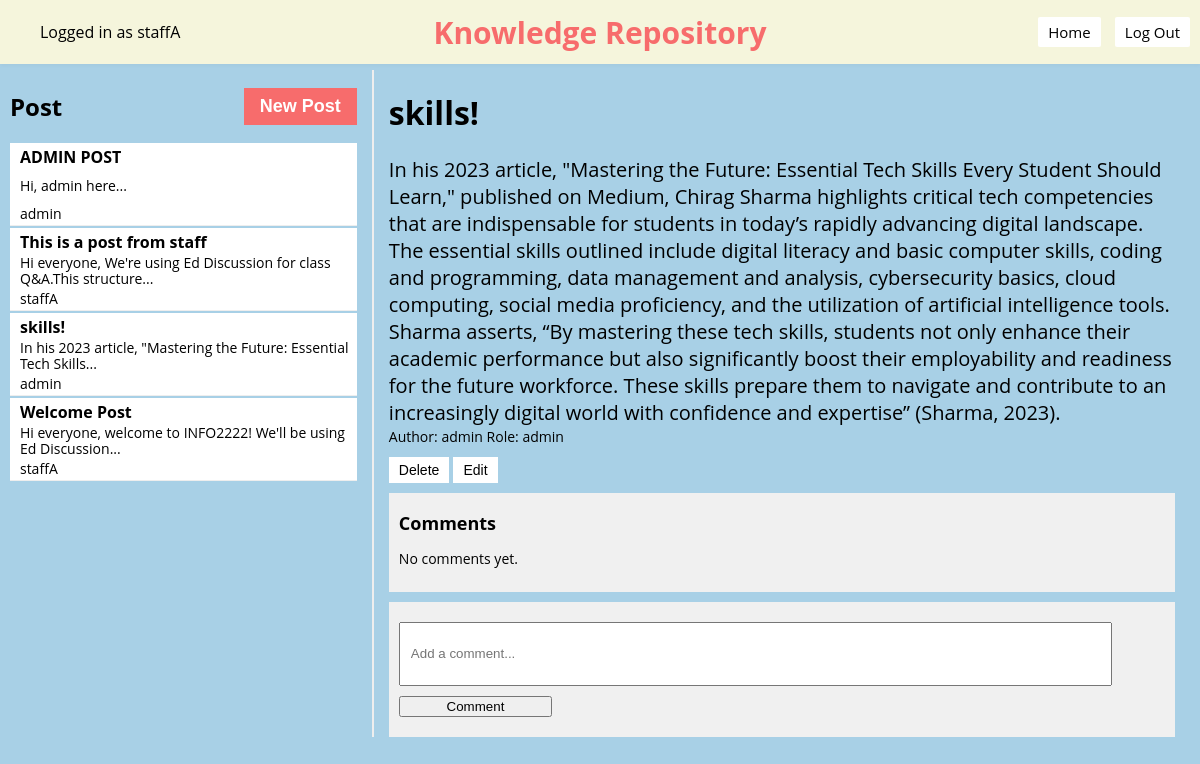
/knowledge-repository/5 (signed in), run on the app's committed database.
### models.py (models this page shows)
class Base(DeclarativeBase):
    pass

class Article(Base):
    __tablename__ = "article"
    id: Mapped[int] = mapped_column(Integer, primary_key=True)
    title: Mapped[str] = mapped_column(String(100), nullable=False)
    content: Mapped[str] = mapped_column(Text, nullable=False)
    author_id: Mapped[int] = mapped_column(Integer, ForeignKey('user.username'), nullable=False)
    comments = relationship('Comment', backref='article', lazy='dynamic')
    user = relationship("User", foreign_keys=[author_id])

### app.py (the view)
@app.route("/knowledge-repository", defaults={'article_id': None})
@app.route("/knowledge-repository/<int:article_id>")
def knowledge_repository(article_id):
    username = session.get("username")
    if username is None:
        return redirect(url_for('login'))  # Redirect to login page
    articles = db.get_all_articles()
    selected_article = db.get_article(article_id) if article_id else None
    user = db.get_user(username)
    user_role = user.role.name if hasattr(user.role, 'name') else str(user.role)
    if selected_article:
        comments = db.get_comments(selected_article.id)
    else:
        comments = []
    if selected_article != None:
        author_role = db.get_user_role(selected_article.author_id)
    else:
        author_role = "student"
    return render_template('knowledge_repository.jinja', username=username, articles=articles, selected_article=selected_article, author_role=author_role, user_role=user_role, comments=comments)

### app.py (called while the page is built)
def csp_policy_string(policy_dict):
    return "; ".join([f"{key} {' '.join(val) if isinstance(val, list) else val}" for key, val in policy_dict.items()])

@app.after_request
def apply_csp(response):
    policy = {
    "default-src": "'self'",
    "script-src": [
        "'self'",
        "https://cdnjs.cloudflare.com",  # Allow scripts from CDN for Crypto-JS
        "https://cdn.jsdelivr.net",
        "'unsafe-inline'"
    ],
    "style-src": "'self' 'unsafe-inline'",  # Allows inline styles;
    "img-src": "'self'",
    "connect-src": "'self'",  # Restricts the URLs which can be loaded using script interfaces
    "font-src": "'self'",  # Fonts loading
    "object-src": "'none'",  # Prevents object, embed, and applet elements from rendering
    "frame-ancestors": "'none'"  # Protects against clickjacking
}
    response.headers['Content-Security-Policy'] = csp_policy_string(policy)
    return response

### db.py (called while the page is built)
def get_user(username: str):
    with Session(engine) as session:
        return session.get(User, username)

def get_all_articles():
    with Session(engine) as session:
        articles = session.query(Article).all()
        return articles

def get_article(article_id):
    with Session(engine) as session:
        return session.query(Article).filter(Article.id == article_id).first()

def get_comments(article_id):
    with Session(engine) as session:
        return session.query(Comment).filter(Comment.article_id == article_id).all()

def get_user_role(username):
    with Session(engine) as session:
        user = session.query(User).filter(User.username == username).first()
        if user:
            return user.role.value
        else:
            return None  # Return None if the user is not found

### templates/knowledge_repository.jinja (shortened to what this page needs)
{% extends 'base.jinja' %}
{% block content %}
<nav style="padding: 2px 0; overflow: auto;">
    <div style="float: left;">
        <ul>
            <li class="username" style="display: inline-block;">Logged in as {{ username }}</li>
        </ul>
    </div>
        <div style="text-align: center; position: absolute; left: 50%; transform: translateX(-50%);">
        <h1 style="margin: 0; font-size: 30px; color: #F76C6c; ">Knowledge Repository</h1>
    </div>
    <div style="float: right;">
        <ul>
            <li style="display: inline-block;"><button onclick="location.href='{{ url_for('home') }}'">Home</button></li>
            <button onclick="confirmLogout()">Log Out</button>
        </ul>
    </div>
</nav>
<div class="container">
    <div class="sidebar">
        <div class="sidebar-header">
            <h2>Post</h2>
            <button class="new-article" id="newArticleBtn">New Post</button>
        </div>
        {% for article in articles %}
            <div class="article-preview" onclick="location.href='{{ url_for('knowledge_repository', article_id=article.id) }}'">
                <h3 id="sidebar-title-{{ article.id }}">{{ article.title }}</h3>
                <p id="sidebar-content-{{ article.id }}" style="font-size: 14px; color: black; margin: 1px 0;">{{ article.content.split()[:10]|join(' ') }}...</p>
                <p style="font-size: 14px; color: black;margin: 1px 0;">{{ article.author_id }}</p>
            </div>
        {% endfor %}
        </div>
        <div class="main-content">
            {% if selected_article %}
            <h1 id="article-title-{{ selected_article.id }}">{{ selected_article.title }}</h1>
            <p id="article-content-{{ selected_article.id }}" style="font-size: 20px; color: black; ; margin: 1px 0;">{{ selected_article.content }}</p>
            <p style="font-size: 14px; color:black ; ; margin: 1px 0;">Author: {{ selected_article.author_id }} Role: {{ author_role }}</p>
            {% if username == selected_article.author_id or user_role == 'ADMIN' or user_role == 'ACADEMIC' or user_role == 'ADMINISTRATIVE' %}
                <button class="button" onclick="deleteArticle({{ selected_article.id }}); event.stopPropagation();" style="vertical-align: top;">
                    Delete
                </button>
            {% endif %}
            {% if username == selected_article.author_id or user_role == 'ADMIN' or user_role == 'ACADEMIC' or user_role == 'ADMINISTRATIVE' %}
                <button class="button" id="edit-button-{{ selected_article.id }}" onclick="enableEditing({{ selected_article.id }})">Edit</button>
            {% endif %}
            <div class="comments">
            <h3>Comments</h3>
            {% for comment in comments %}
                <div class="comment">
                    <p>
                    <span class="comment-role">({{ comment.author_role.value }})</span>
                    <span class="comment-author">{{ comment.author_id }}:</span>
                    <span class="comment-content">{{ comment.content }}</span>
                    </p>
                    {% if user_role == 'ADMIN' or user_role == 'ACADEMIC' or user_role == 'ADMINISTRATIVE'%}
                        <button onclick="deleteComment({{ comment.id }})" class="button delete-button">Delete</button>
                    {% endif %}
                </div>
                {% else %}
                <p>No comments yet.</p>
                {% endfor %}
            </div>
            <div class="comments">
                <form id="comment-form" data-article-id="{{ selected_article.id }}">
                    <input type="text" name="content" placeholder="Add a comment..." required>
                    <button type="submit">Comment</button>
                </form>
            </div>
            {% endif %}
        </div>
    </div>
{% endblock %}

### templates/knowledge_repository.jinja (style rules this page uses)
html, body { margin: 0; padding: 0; width: 100%; height: 100%; display: flex; flex-direction: column; font-family: 'Open Sans', sans-serif; background-color: #A8D0E6; }
nav { position: absolute; width: 100%; height: 60px; background-color: beige; display: flex; justify-content: space-between; align-items: center; padding: 0 20px; box-shadow: 0 2px 4px rgba(0, 0, 0, 0.03); overflow: hidden; }
h2 { font-family: 'Open Sans', sans-serif; }
h3 { font-family: 'Open Sans', sans-serif; color: black; font-size: 18px; margin: 8px 0; }
p { font-family: 'Open Sans', sans-serif; color: black; font-size: 14px; }
.container { margin-top: 60px; display: flex; justify-content: space-between; padding: 10px; }
.sidebar { overflow: auto; width: 30%; border-right: 2px solid #eee; padding-right: 15px; }
.sidebar-header { display: flex; align-items: center; justify-content: space-between; }
.article-preview { cursor: pointer; padding: 1px; border-bottom: 1px solid #eee; height: 80px; display: flex; flex-direction: column; justify-content: space-between; overflow: hidden; background: #fff; margin-bottom: 2px; padding-left: 5px; }
.article-preview h3 { margin-top: 2px; font-size: 16px; overflow: hidden; text-overflow: ellipsis; margin-bottom: 0px; white-space: nowrap; padding-left: 5px; }
.article-preview p { margin-top: 0px; line-height: 1.2; font-size: 14px; cursor: pointer; border-bottom: 0px solid #eee; overflow: hidden; text-overflow: ellipsis; padding-left: 5px; padding-right: 5px; }
.main-content { width: 68%; padding-left: 15px; padding-right: 15px; }
.comments { margin-top: 10px; background-color: #f0f0f0; padding: 10px; overflow-y: auto; // Enable vertical scrolling }
nav button { font-family: 'Open Sans', sans-serif; padding: 5px 10px; background-color: white; color: black; border: none; border-radius: 2px; cursor: pointer; text-align: center; text-decoration: none; display: inline-block; margin-right: 10px; font-size: 15px; transition: background-color 0.3s, color 0.3s; }
.new-article { padding: 8px 16px; background-color: #F76C6c; color: white; border: none; cursor: pointer; font-size: 18px; font-weight: bold; transition: background-color 0.2s; }
form { width: 100%; display: flex; flex-direction: column; align-items: left; }
form input[type="text"] { margin-top: 10px; width: 90%; padding: 10px; height: 40px; }
form button { margin-top: 10px; margin-bottom: 10px; width: 20%; }
.button { margin-top: 10px; padding: 5px 10px; background-color: white; color: black; border: none; cursor: pointer; font-size: 14px; transition: background-color 0.3s, box-shadow 0.3s; }

### data on the page
Article: title "ADMIN POST", content.split "Hi, admin here", author_id "admin"
Article: title "This is a post from staff", content.split "Hi everyone, We're using Ed Discussion for class Q&A.This structure", author_id "staffA"
Article: title "skills!", content.split "In his 2023 article, \"Mastering the Future: Essential Tech Skills", author_id "admin", content "In his 2023 article, \"Mastering the Future: Essential Tech Skills Every Student Should Learn,\" published on Medium, Chirag Sharma highlights critical tech competencies that are indispensable for students in today’s rapidly advancing digital landscape. The essential skills outlined include digital literacy and basic computer skills, coding and programming, data management and analysis, cybersecurity basics, cloud computing, social media proficiency, and the utilization of artificial intelligence tools. Sharma asserts, “By mastering these tech skills, students not only enhance their academic performance but also significantly boost their employability and readiness for the future workforce.…"
Article: title "Welcome Post", content.split "Hi everyone, welcome to INFO2222! We'll be using Ed Discussion", author_id "staffA"

### other printed values
{{ username }} "staffA"
{{ author_role }} "admin"
